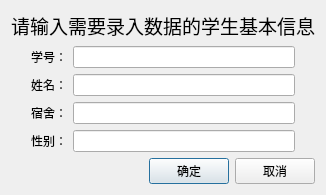
<?xml version="1.0" encoding="UTF-8"?>
<ui version="4.0">
 <class>dataEntryDialog</class>
 <widget class="QDialog" name="dataEntryDialog">
  <property name="geometry">
   <rect>
    <x>0</x>
    <y>0</y>
    <width>325</width>
    <height>191</height>
   </rect>
  </property>
  <property name="windowTitle">
   <string>Dialog</string>
  </property>
  <property name="windowIcon">
   <iconset resource="resources.qrc">
    <normaloff>:/new/prefix1/student.JPG</normaloff>:/new/prefix1/student.JPG</iconset>
  </property>
  <layout class="QVBoxLayout" name="verticalLayout_4">
   <item>
    <layout class="QVBoxLayout" name="verticalLayout_3">
     <item>
      <widget class="QLabel" name="label">
       <property name="text">
        <string>&lt;html&gt;&lt;head/&gt;&lt;body&gt;&lt;p align=&quot;center&quot;&gt;&lt;span style=&quot; font-size:14pt;&quot;&gt;请输入需要录入数据的学生基本信息&lt;/span&gt;&lt;/p&gt;&lt;/body&gt;&lt;/html&gt;</string>
       </property>
      </widget>
     </item>
     <item>
      <layout class="QVBoxLayout" name="verticalLayout_2">
       <item>
        <layout class="QHBoxLayout" name="horizontalLayout_5">
         <item>
          <spacer name="verticalSpacer">
           <property name="orientation">
            <enum>Qt::Vertical</enum>
           </property>
           <property name="sizeHint" stdset="0">
            <size>
             <width>20</width>
             <height>40</height>
            </size>
           </property>
          </spacer>
         </item>
         <item>
          <layout class="QVBoxLayout" name="verticalLayout">
           <item>
            <layout class="QHBoxLayout" name="horizontalLayout">
             <item>
              <widget class="QLabel" name="dataIdLabel">
               <property name="text">
                <string>学号：</string>
               </property>
              </widget>
             </item>
             <item>
              <widget class="QLineEdit" name="dataIdLineEdit"/>
             </item>
            </layout>
           </item>
           <item>
            <layout class="QHBoxLayout" name="horizontalLayout_2">
             <item>
              <widget class="QLabel" name="dataNamelabel">
               <property name="text">
                <string>姓名：</string>
               </property>
              </widget>
             </item>
             <item>
              <widget class="QLineEdit" name="dataNameLineEdit"/>
             </item>
            </layout>
           </item>
           <item>
            <layout class="QHBoxLayout" name="horizontalLayout_3">
             <item>
              <widget class="QLabel" name="dataRoomLabel">
               <property name="text">
                <string>宿舍：</string>
               </property>
              </widget>
             </item>
             <item>
              <widget class="QLineEdit" name="dataRoomLineEdit"/>
             </item>
            </layout>
           </item>
           <item>
            <layout class="QHBoxLayout" name="horizontalLayout_4">
             <item>
              <widget class="QLabel" name="dataSexLabel">
               <property name="text">
                <string>性别：</string>
               </property>
              </widget>
             </item>
             <item>
              <widget class="QLineEdit" name="dataSexLineEdit"/>
             </item>
            </layout>
           </item>
          </layout>
         </item>
         <item>
          <spacer name="verticalSpacer_2">
           <property name="orientation">
            <enum>Qt::Vertical</enum>
           </property>
           <property name="sizeHint" stdset="0">
            <size>
             <width>20</width>
             <height>40</height>
            </size>
           </property>
          </spacer>
         </item>
        </layout>
       </item>
       <item>
        <layout class="QHBoxLayout" name="horizontalLayout_6">
         <item>
          <spacer name="horizontalSpacer">
           <property name="orientation">
            <enum>Qt::Horizontal</enum>
           </property>
           <property name="sizeHint" stdset="0">
            <size>
             <width>40</width>
             <height>20</height>
            </size>
           </property>
          </spacer>
         </item>
         <item>
          <widget class="QPushButton" name="dataSubmitButton">
           <property name="text">
            <string>确定</string>
           </property>
          </widget>
         </item>
         <item>
          <widget class="QPushButton" name="dataCancelButton">
           <property name="text">
            <string>取消</string>
           </property>
          </widget>
         </item>
        </layout>
       </item>
      </layout>
     </item>
    </layout>
   </item>
  </layout>
 </widget>
 <resources>
  <include location="resources.qrc"/>
 </resources>
 <connections/>
</ui>
